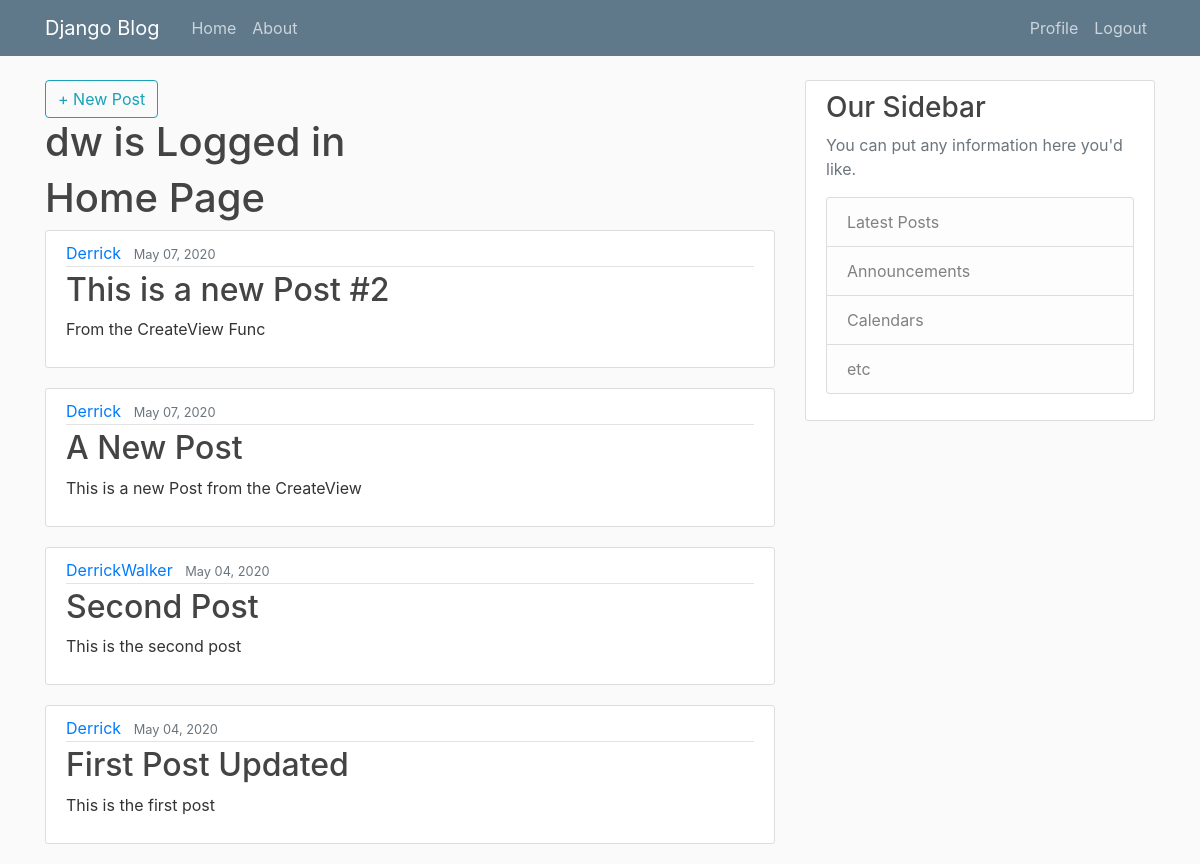
The app's page / (signed in) with its own data.
### Postapp/models.py (models this page shows, shortened)
class Post(models.Model):
    title = models.CharField(max_length=100)
    content = models.TextField()
    date_posted = models.DateTimeField(default=timezone.now)
    author = models.ForeignKey(User, on_delete=models.CASCADE)

### Postapp/views.py (the view)
class Home(ListView):
    model = Post
    context_object_name = 'posts'
    template_name = 'Postapp/home.html'
    ordering = '-date_posted'

### Postapp/templates/Postapp/home.html
{% extends 'Postapp/base.html' %}
{% block content %}
<h1>Home Page</h1>
{% for post in posts %}
<article class="media content-section">
    <div class="media-body">
        <div class="article-metadata">
            <a class="mr-2" href="#">{{ post.author }}</a>
            <small class="text-muted">{{ post.date_posted|date:"F d, Y" }}</small>
        </div>
        <h2><a class="article-title" href="{% url 'post-details' post.pk %}">{{ post.title }}</a></h2>
        <p class="article-content">{{ post.content }}</p>
    </div>
</article>
{% endfor %}
{% endblock content %}

### Postapp/templates/Postapp/base.html (shortened to what this page needs)
{% load static %}
<!DOCTYPE html>
<html lang="en">
<head>
    <link rel="stylesheet" href="https://maxcdn.bootstrapcdn.com/bootstrap/4.0.0/css/bootstrap.min.css"
>
    <link rel="stylesheet" type="text/css" href="{% static 'Postapp/main.css' %}">
</head>
<body>
    <header class="site-header">
        <nav class="navbar navbar-expand-md navbar-dark bg-steel fixed-top">
            <div class="container">
                <a class="navbar-brand mr-4" href="#"">Django Blog</a>
                <div class="collapse navbar-collapse" id="navbarToggle">
                    <div class="navbar-nav mr-auto">
                        <a class="nav-item nav-link" href="{% url 'home' %}">Home</a>
                        <a class="nav-item nav-link" href="{% url 'about' %}">About</a>
                    </div>
                    <div class="navbar-nav">
                            {% if user.is_authenticated %}
                                <a class="nav-item nav-link" href="{% url 'profile' %}">Profile</a>
                                <a class="nav-item nav-link" href="{% url 'logout' %}">Logout</a>
                            {% else %}
                            <a class="nav-item nav-link" href="{% url 'login' %}">Login</a>
                            <a class="nav-item nav-link" href="{% url 'register' %}">Register</a>
                            {% endif %}
                    </div>
                </div>
            </div>
        </nav>
    </header>
    <main role="main" class="container">
        <div class="row">
            <div class="col-md-8">
                <a class="btn btn-outline-info" href="{% url 'createpost' %}">+ New Post</a>
                <h2 class="account-heading">{{ user.username }} is Logged in </h2>
                {% block content %}{% endblock %}
            </div>
            <div class="col-md-4">
                <div class="content-section">
                    <h3>Our Sidebar</h3>
                    <p class='text-muted'>You can put any information here you'd like.
                        <ul class="list-group">
                            <li class="list-group-item list-group-item-light">Latest Posts</li>
                            <li class="list-group-item list-group-item-light">Announcements</li>
                            <li class="list-group-item list-group-item-light">Calendars</li>
                            <li class="list-group-item list-group-item-light">etc</li>
                        </ul>
                    </p>
                </div>
            </div>
        </div>
    </main>
</body>
</html>

### Postapp/static/Postapp/main.css (style rules this page uses)
body { background: #fafafa; color: #333333; margin-top: 5rem; }
h1, h2, h3, h4, h5, h6 { color: #444444; }
ul { margin: 0; }
.bg-steel { background-color: #5f788a; }
.site-header .navbar-nav .nav-link { color: #cbd5db; }
.content-section { background: #ffffff; padding: 10px 20px; border: 1px solid #dddddd; border-radius: 3px; margin-bottom: 20px; }
.article-title { color: #444444; }
.article-content { white-space: pre-line; }
.article-metadata { padding-bottom: 1px; margin-bottom: 4px; border-bottom: 1px solid #e3e3e3 }
.account-heading { font-size: 2.5rem; }

### records on screen
Post: author "Derrick", date_posted "May 07, 2020", title "This is a new Post #2", content "From the CreateView Func"
Post: author "Derrick", date_posted "May 07, 2020", title "A New Post", content "This is a new Post from the CreateView"
Post: author "DerrickWalker", date_posted "May 04, 2020", title "Second Post", content "This is the second post"
Post: author "Derrick", date_posted "May 04, 2020", title "First Post Updated", content "This is the first post"

### other values on screen
{{ user.username }} "dw"
